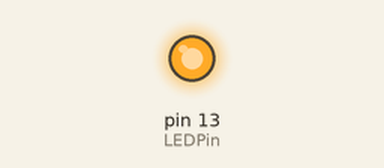
Recording of a sketch running on a simulated Arduino Uno, built for the host (arithmetic inside an expression is 32-bit, double 64-bit). Shown: output pins drawn as LEDs (lit = HIGH). What the sketch prints to the serial monitor is not drawn.

Above: at 0.1 s.
Timing chart, 0 to 1.6 s (numbered marks = the images above):
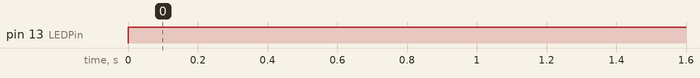

The sketch:

capacitive_touch_code_noLibrary.ino
```cpp
// Pin for the LED
int LEDPin = 13;
// Pin to connect to your drawing
int capSensePin = 2;
// This is how high the sensor needs to read in order
//  to trigger a touch.  You'll find this number
//  by trial and error, or you could take readings at
//  the start of the program to dynamically calculate this.
int touchedCutoff = 60;
byte delta = 40;
void setup(){
  Serial.begin(9600);
  // Set up the LED
  pinMode(LEDPin, OUTPUT);
  digitalWrite(LEDPin, LOW);
}

void loop(){
  float val= (float) runningAverageX(readCapacitivePin(capSensePin));
  // If the capacitive sensor reads above a certain threshold,
  //  turn on the LED
  if (val > touchedCutoff) {
    digitalWrite(LEDPin, HIGH);
  }
  else {
    digitalWrite(LEDPin, LOW);
  }
if (delta==40){delta= 120;}else{delta= 40;}
  Serial.print((float)val);
  Serial.print( "\t" );
  Serial.println(delta);


}

// readCapacitivePin
//  Input: Arduino pin number
//  Output: A number, from 0 to 17 expressing
//          how much capacitance is on the pin
//  When you touch the pin, or whatever you have
//  attached to it, the number will get higher
//  In order for this to work now,
// The pin should have a 1+Megaohm resistor pulling
//  it up to +5v.

uint8_t readCapacitivePin(int pinToMeasure){
  // This is how you declare a variable which
  //  will hold the PORT, PIN, and DDR registers
  //  on an AVR
  volatile uint8_t* port;
  volatile uint8_t* ddr;
  volatile uint8_t* pin;
  // Here we translate the input pin number from
  //  Arduino pin number to the AVR PORT, PIN, DDR,
  //  and which bit of those registers we care about.
  byte bitmask;
  if ((pinToMeasure >= 0) && (pinToMeasure <= 7)){
    port = &PORTD;
    ddr = &DDRD;
    bitmask = 1 << pinToMeasure;
    pin = &PIND;
  }
  if ((pinToMeasure > 7) && (pinToMeasure <= 13)){
    port = &PORTB;
    ddr = &DDRB;
    bitmask = 1 << (pinToMeasure - 8);
    pin = &PINB;
  }
  if ((pinToMeasure > 13) && (pinToMeasure <= 19)){
    port = &PORTC;
    ddr = &DDRC;
    bitmask = 1 << (pinToMeasure - 13);
    pin = &PINC;
  }
  noInterrupts();
  // Discharge the pin first by setting it low and output
  *port &= ~(bitmask);
  *ddr  |= bitmask;
  delay(1);
  // Make the pin an input WITHOUT the internal pull-up on
  *ddr &= ~(bitmask);
  // Now see how long the pin to get pulled up
  int cycles = 16000;

  for(int i = 0; i < cycles; i++){
    if (*pin & bitmask){
      cycles = i;
      break;
    }
  }
  interrupts();
  // Discharge the pin again by setting it low and output
  //  It's important to leave the pins low if you want to
  //  be able to touch more than 1 sensor at a time - if
  //  the sensor is left pulled high, when you touch
  //  two sensors, your body will transfer the charge between
  //  sensors.
  *port &= ~(bitmask);
  *ddr  |= bitmask;

  return cycles;
}
float runningAverageX(float M) {
#define LM_SIZE 2
  static int LM[LM_SIZE];      // LastMeasurements
  static byte index = 0;
  static float sum = 0;
  static byte count = 0;
  // keep sum updated to improve speed.
  sum -= LM[index];
  LM[index] = M;
  sum += LM[index];
  index++;
  index = index % LM_SIZE;
  if (count < LM_SIZE) count++;
  return sum / count;
}
```

Measured:
- by itself, pin 13 (LEDPin): LOW → HIGH at 0.00 s
